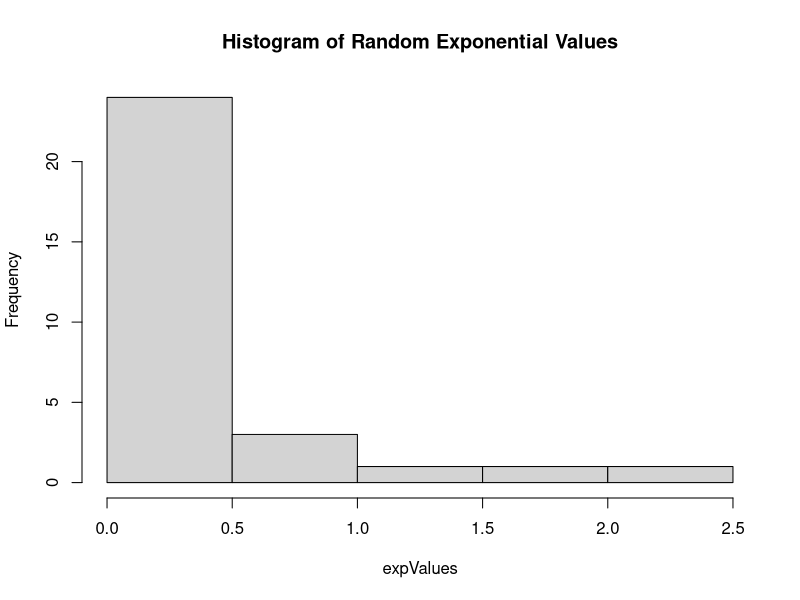

R code for this plot:
################################################;
#Author:    Nicholas Gawron                                                                              ;
#Collaborators:  Jamie Loring                                                         ;
#Program Purpose: HW 1 ;
#Date:  1/29/21                                                                                   ;
################################################;

rm(list = ls())
rm 
cat("\014") 
#clears consle and environment 


#Question 1 
expValues <- rexp(30,rate =2)

#Question 2
hist(expValues,main = paste("Histogram of Random Exponential Values"))

#Question 3
numSeq <- seq(from=10,to=100,by=0.5)

#Question 4
randomValues = sample(numSeq, 30, replace = TRUE)

#Question5 
numSeq[c(1,10,15,30)]

#Question 6
lenSeq <- length(numSeq)
lenSeq #Prints
myNames = list(NULL, c("Exp", "Random")) #created names 

#Question 10


#Question 7 
numSeq[-c(1,2,seq(from=150,to=lenSeq))]

#Question 8 
numMat = matrix(c(expValues,randomValues),ncol = 2)
numMat

#Question 9
numMat <- matrix(c(expValues,randomValues),ncol = 2,dimnames = myNames)

#Question 11
lettterVec <- sample(letters, 30, replace = TRUE)

binded <- cbind(numMat,sample(letters, 30, replace = TRUE)) #binded the vector and matrix
binded  #prints THIS was stored as a matrix to make question 12 easier. 


#Question 12
typeof(binded[1,2]) 
# All of the values in the matrix that were numeric data became characters. this is checked with typeof command

#Question 13
myDF <- data.frame(Exponential = expValues,Random =randomValues,myLetters = lettterVec)    


#Question 14
 myDF$Random  #one way 
 myDF[,2]     #second way 
 myDF[[2]]    #third way
#these three ways are all different and return the same col. of values
 
#Question 15
myDF[10:20,] #since it is b4 the comma we only fetch rows
 #prints 

#Question 16

names(myDF)
#outputs names of coloums in the data frame 

#Question 17

names(myDF)[2]<-"myValues"  # gets the second name from the name vector & replaces it
myDF

#Question 18
myDF[,3] <- NULL # eliminates 3rd col. and puts it on myDF
myDF #prints to console


#Question 19

fit <- lm(cars$speed ~ cars$dist)

typeof(fit)
str(fit)


length(fit)


# Based off the typeof, the fit model is a list object
#also according to str, fit is a list of length 12
# str(fit)  >>>>>  List of 12
# The length of this list is 12 

#Question 20

fit[[1]] #returns coeff. 
fit$coefficients #also does the same thing 

#this returns the "double" valued atomic vector inside the first element of the list 
#called fit. This vector has two values stored in it
# This is determined to be a set of double (not characters or a list) by the 
#typeof command below
typeof(fit[[1]])
str(fit[[1]])
